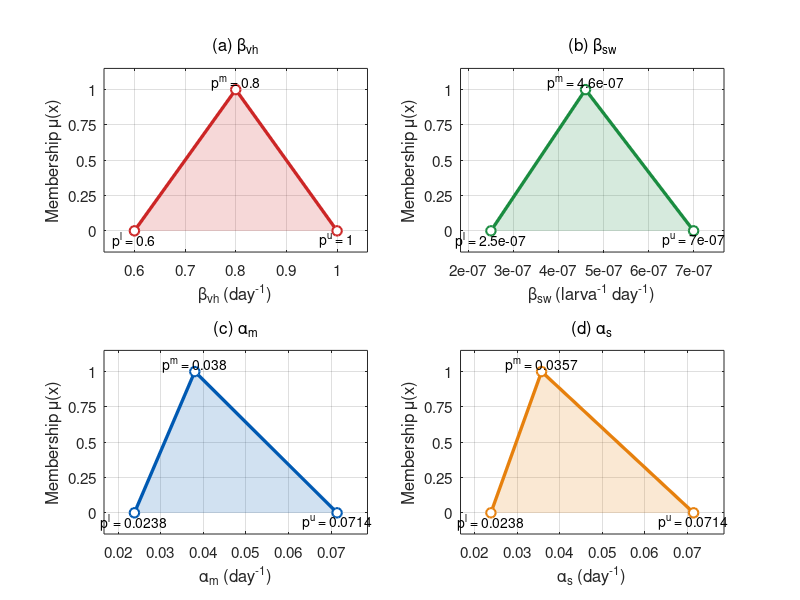

This chart was generated by the following MATLAB code:
%% =====================================================================
%  Figure 2: membership functions of the triangular fuzzy parameters (Table 2)
%  Manuscript: "A Fuzzy Mathematical Framework for Integrated Control
%  of Soil-Transmitted Helminth and Malaria Co-infection under Parameter
%  Uncertainty".
%  Standalone script: running it produces one figure (Fig02_Membership.png).
%  Tested in MATLAB-compatible syntax (also runs in GNU Octave >= 6).
%% =====================================================================
clear; close all; clc;

%% ---------------- Model parameters (Table 1) ----------------
Ncen  = 421119;      % Magu District Council population, 2022 census (NBS 2022)
P.mu  = 1/(67.2*365); % natural mortality: life expectancy 67.2 years (AfDB 2025)
P.Lam = P.mu*Ncen;   % human recruitment rate (persons day^-1), = 17.17
P.muv = 0.1429;      % mosquito mortality rate (day^-1)
P.bvh = 0.8;         % vector-to-human effective transmission rate (day^-1)
P.bhv = 0.8;         % human-to-vector effective transmission rate (day^-1)
P.bsw = 4.6e-7;      % environmental STH transmission rate (larva^-1 day^-1)
P.am  = 0.038;       % malaria recovery rate (day^-1)
P.als = 1/28;        % STH recovery (treatment) rate (day^-1)
P.asm = 0.005;       % simultaneous clearance rate of co-infection (day^-1)
P.dm  = 8.66e-5;     % malaria-induced death rate (day^-1)
P.sm  = 0.005;       % waning rate of malaria immunity (day^-1)
P.thw = 0.09;        % egg shedding rate (eggs person^-1 day^-1, scaled)
P.pse = 0.033;       % egg mortality rate (day^-1)
P.phe = 0.1;         % egg-to-L3 maturation rate (day^-1)
P.pha = 0.033;       % L3 larval mortality rate (day^-1)
P.ka  = 1.5;         % co-infection susceptibility modifier (-)
P.eta = 1.2;         % co-infection infectiousness modifier (-)
P.eps = 0.8;         % co-infection treatment-efficacy factor (-)
P.Nv  = 5e4;         % constant adult female mosquito population
Nst   = P.Lam/P.mu;  % disease-free human population

%% ---------------- Triangular fuzzy numbers (Table 2) ----------------
TFN.bvh = [0.6    0.8    1.0   ];
TFN.bsw = [2.5e-7 4.6e-7 7.0e-7];
TFN.am  = [1/42   0.038  1/14  ];
TFN.als = [1/42   1/28   1/14  ];
alphas  = [0 0.25 0.5 0.75 1];
cutL = @(v,a) v(1) + a*(v(2)-v(1));     % lower end of alpha-cut
cutU = @(v,a) v(3) - a*(v(3)-v(2));     % upper end of alpha-cut

%% ---------------- Reproduction numbers (Sect. 2.5) ----------------
R0m = @(bvh,am,u1,km) sqrt(bvh*(1-u1)*P.bhv*(1-u1)*P.Nv*P.mu ./ ...
                          (P.Lam*P.muv*(P.mu+km*am+P.dm)));
R0w = @(bsw,als,u2,ks) sqrt(bsw*(1-u2)*P.thw*P.phe*P.Lam ./ ...
                          (P.mu*P.pha*(P.pse+P.phe)*(P.mu+ks*als)));

%% ---------------- Plot the four membership functions ----------------
names = {'\beta_{vh} (day^{-1})','\beta_{sw} (larva^{-1} day^{-1})','\alpha_m (day^{-1})','\alpha_s (day^{-1})'};
V = {TFN.bvh, TFN.bsw, TFN.am, TFN.als};
ttl = {'(a) \beta_{vh}','(b) \beta_{sw}','(c) \alpha_m','(d) \alpha_s'};
cols = [0.80 0.15 0.15; 0.10 0.55 0.25; 0.00 0.35 0.70; 0.90 0.50 0.05];
figure('Color','w','Units','centimeters','Position',[2 2 26 17]);
for k = 1:4
    subplot(2,2,k); hold on; box on; grid on;
    v = V{k}; c = cols(k,:);
    fill([v(1) v(2) v(3)],[0 1 0],c,'FaceAlpha',0.18,'EdgeColor','none');
    plot([v(1) v(2) v(3)],[0 1 0],'-','Color',c,'LineWidth',2.4);
    plot(v,[0 1 0],'o','Color',c,'MarkerFaceColor','w','MarkerSize',7,'LineWidth',1.5);
    lab = {'p^l','p^m','p^u'}; va = {'top','bottom','top'}; dy = [-0.06 0.05 -0.06];
    for j = 1:3
        yv = [0 1 0]; text(v(j), yv(j)+dy(j), sprintf('%s = %.3g',lab{j},v(j)), 'HorizontalAlignment','center','FontSize',10);
    end
    d = v(3)-v(1); xlim([v(1)-0.15*d, v(3)+0.15*d]); ylim([-0.15 1.15]);
    set(gca,'FontSize',11,'YTick',0:0.25:1);
    xlabel(names{k}); ylabel('Membership \mu(x)'); title(ttl{k},'FontWeight','normal');
end
print(gcf,'Fig02_Membership','-dpng','-r300'); fprintf('Figure saved as Fig02_Membership.png\n');
